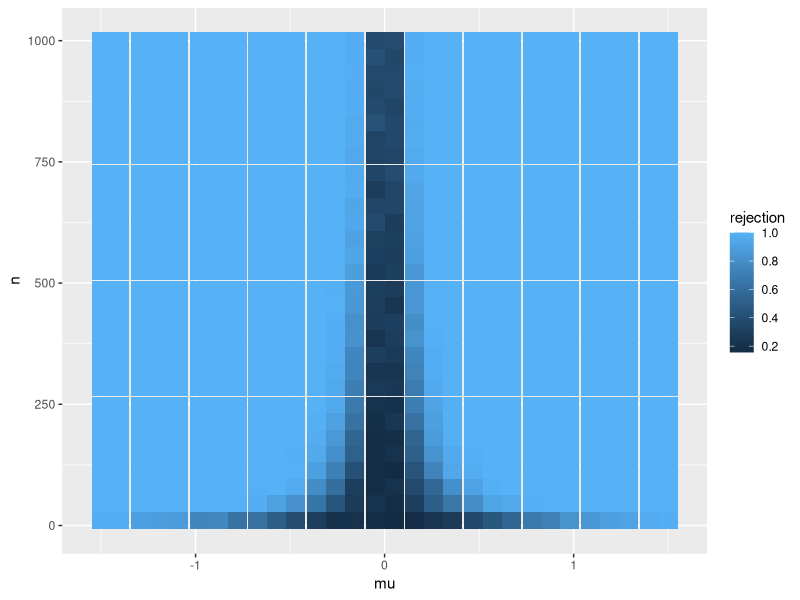
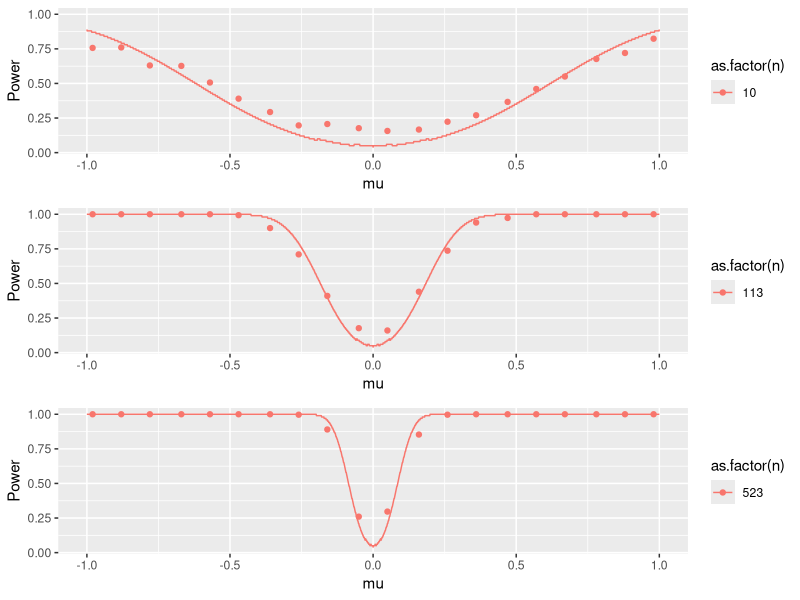
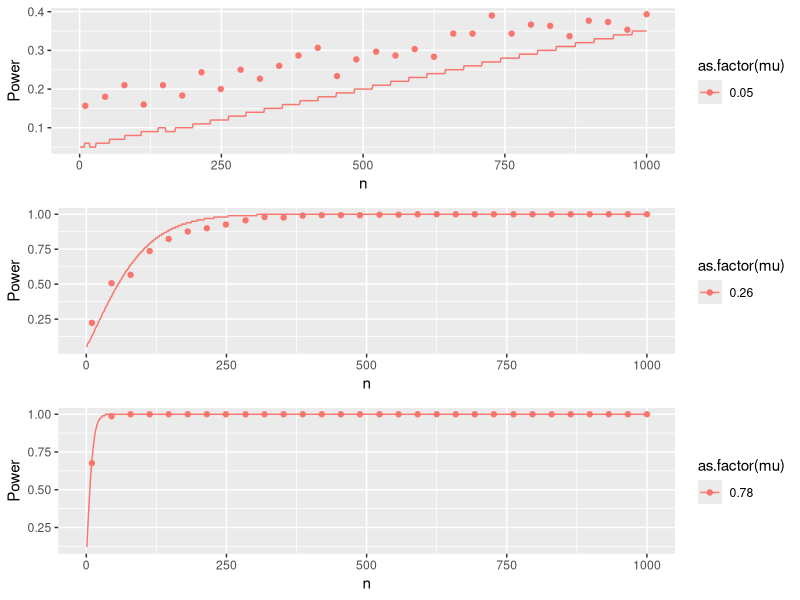

Write the R code that produced these figures, in order.
## ---- chunk 1
knitr::opts_chunk$set(echo = FALSE)
## ---- chunk 2
library(reshape2)
library(tidyverse)
library(dplyr)
library(ggplot2)
library(gridExtra)
n_th <- seq(from = 1, to = 1000, by = 1)
mu_th <- seq(from = -5, to = 5, by = 0.001) %>% round(digits = 3)
n_selected <- c("10", "113", "523")
mu_selected <- c("0.05", "0.26", "0.78")

sim_n=300
size_grid<-30
n_df <- seq(10,1000,length.out = size_grid) %>% ceiling()
mu_df<- seq(from=-1.5,to=1.5,length.out = size_grid) %>% round(. ,digits=2)

test<-function(mu,n){
  y<-rnorm(n,mu,1)+rnorm(n,0,1)
  a<-ifelse(abs(mean(y))>1.96/sqrt(n),1,0)
  return(a)
}

df<-data_frame(mu=mu_df)
df1<-df %>% mutate(n=map(mu_df,~data_frame(n=n_df))) %>% unnest(n)
data1<-df1 %>% mutate(rejection=map2(mu,n, ~rerun(300, test(mu=.x, n=.y)) %>% unlist %>% mean) %>% as.numeric)
ggplot(data=data1, aes(mu, n, fill = rejection)) + geom_tile() 

stdn_power <- function(mu){
  upper_side <- pnorm( (1.96)/1, mean = mu, sd = 1, lower.tail = FALSE)
  lower_side <- pnorm( (-1.96)/1, mean = mu, sd = 1, lower.tail = TRUE)
  both_side <- upper_side + lower_side
  return(both_side)
}

pair_power <- function(mu, n){
  upper_side <- pnorm( 1.96/sqrt(n), mean = mu, sd = 1/sqrt(n), lower.tail = FALSE)
  lower_side <- pnorm( -1.96/sqrt(n), mean = mu, sd = 1/sqrt(n), lower.tail = TRUE)
  both_side <- upper_side + lower_side %>% round(. ,digits=2)
  return(both_side)
}

th_pair_power <- function(n_value){
  data <- pair_power(mu_th, n_value) %>% round(. ,digits=2)
}

stdn_power_data <- mapply(stdn_power, mu_th)
stdn_power_raw <- cbind.data.frame(mu_th, list("1000"), stdn_power_data) %>% `colnames<-`(c("mu","n","Power"))
th_pair_power_raw <- mapply(th_pair_power, n_th) %>% cbind() %>% `colnames<-`(n_th) %>% `rownames<-`(mu_th) %>% as.data.frame()
th_pair_power_raw_t <- t(th_pair_power_raw) %>% as.data.frame()



## ---- chunk 3
graph_2 <- select(th_pair_power_raw, n_selected) %>% mutate(mu_th) %>% melt(measure.vars = n_selected) %>% `colnames<-`(c("mu", "n", "Power")) %>% rbind(stdn_power_raw)
graph_2_n1 <- filter(graph_2,graph_2$n==n_selected[1]) %>% `colnames<-`(c("mu","n", "Power")) %>% as.data.frame()
graph_2_n1_sim <-filter(data1, data1$n==n_selected[1]) %>% `colnames<-`(c("mu","n", "Power")) %>% as.data.frame()
graph_2_n2 <- filter(graph_2,graph_2$n==n_selected[2]) %>% `colnames<-`(c("mu","n", "Power")) %>% as.data.frame()
graph_2_n2_sim <-filter(data1, data1$n==n_selected[2]) %>% `colnames<-`(c("mu","n", "Power")) %>% as.data.frame()
graph_2_n3 <- filter(graph_2,graph_2$n==n_selected[3]) %>% `colnames<-`(c("mu","n", "Power")) %>% as.data.frame()
graph_2_n3_sim <-filter(data1, data1$n==n_selected[3]) %>% `colnames<-`(c("mu","n", "Power")) %>% as.data.frame()

p1<-ggplot(NULL, aes(x=mu, y=Power, color=as.factor(n))) +   geom_line(data = graph_2_n1) +geom_point(data = graph_2_n1_sim) +xlim(-1, 1)
p2<-ggplot(NULL, aes(x=mu, y=Power, color=as.factor(n))) +   geom_line(data = graph_2_n2) +geom_point(data = graph_2_n2_sim) + xlim(-1, 1)
p3<-ggplot(NULL, aes(x=mu, y=Power, color=as.factor(n))) +   geom_line(data = graph_2_n3) +geom_point(data = graph_2_n3_sim) + xlim(-1, 1)
grid.arrange(p1, p2,p3, ncol = 1)
## ---- chunk 4
graph_3 <- select(th_pair_power_raw_t, mu_selected) %>% mutate(n_th) %>% melt(measure.vars = mu_selected) %>% `colnames<-`(c("n", "mu", "Power"))
graph_3_mu1 <- filter(graph_3,graph_3$mu==mu_selected[1]) %>% `colnames<-`(c("n","mu", "Power")) %>% as.data.frame()
graph_3_mu1_sim <-filter(data1, data1$mu==mu_selected[1]) %>% `colnames<-`(c("mu","n", "Power")) %>% as.data.frame()
graph_3_mu2 <- filter(graph_3,graph_3$mu==mu_selected[2]) %>% `colnames<-`(c("n","mu", "Power")) %>% as.data.frame()
graph_3_mu2_sim <-filter(data1, data1$mu==mu_selected[2]) %>% `colnames<-`(c("mu","n", "Power")) %>% as.data.frame()
graph_3_mu3 <- filter(graph_3,graph_3$mu==mu_selected[3]) %>% `colnames<-`(c("n","mu", "Power")) %>% as.data.frame()
graph_3_mu3_sim <-filter(data1, data1$mu==mu_selected[3]) %>% `colnames<-`(c("mu","n", "Power")) %>% as.data.frame()


p4<-ggplot(NULL, aes(x=n, y=Power, color=as.factor(mu))) +   geom_line(data = graph_3_mu1) +geom_point(data = graph_3_mu1_sim) + xlim(0, 1000)
p5<-ggplot(NULL, aes(x=n, y=Power, color=as.factor(mu))) +   geom_line(data = graph_3_mu2) +geom_point(data = graph_3_mu2_sim) + xlim(0, 1000)
p6<-ggplot(NULL, aes(x=n, y=Power, color=as.factor(mu))) +   geom_line(data = graph_3_mu3) +geom_point(data = graph_3_mu3_sim) + xlim(0, 1000)
grid.arrange(p4, p5,p6, ncol = 1)
